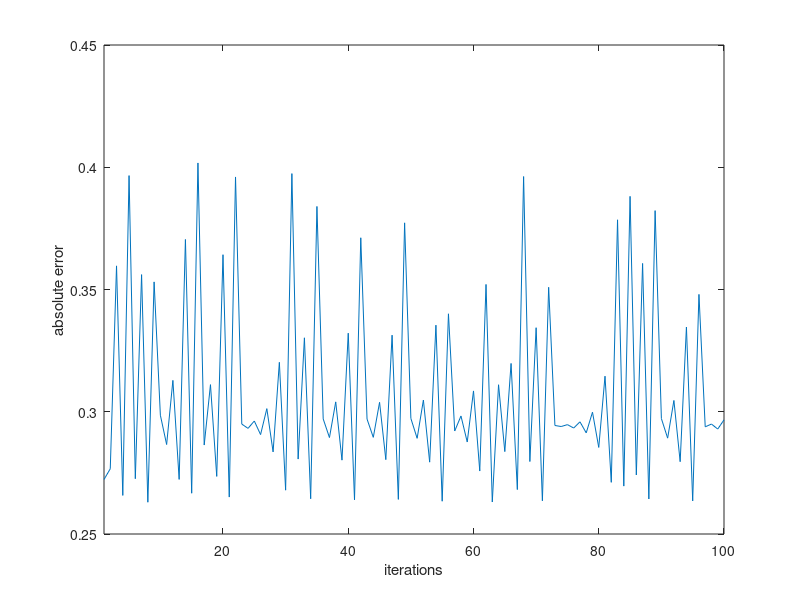

This chart was generated by the following MATLAB code: (Note: this script raises an error after producing the figure.)
% clear the environment
clear all; close all; clc
warning('off')

% PART I d)
% Generating non-symmetric matrix
m = 10;
A = rand(m,m);
[eigenvec, eigenval] = eigs(A,m);
true_eigenval = sort(diag(eigenval)); % sorted 10x1 matrix of growth truth eigenvalues

% Rayleigh Quotient Method
rq_eigenval = []; rq_eigenvec = [];
eigenvec_guess = zeros(m,1); eigenvec_guess(1) = 0.002; % inital eigenvector

for i = 1:5000 % iterating through different initial eigenvectors
    v_rq(:,1) = eigenvec_guess;
    lambda_rq(1) = v_rq(:,1)'*A*v_rq(:,1); % Rayleigh quotient
    rq_error = []; rq_error(1) = abs(true_eigenval(length(rq_eigenval)+1) - lambda_rq(1));

    for k = 2:100  % iterating Rayleigh quotients for a single initial eigenvector
        w = (A - lambda_rq(k-1)*eye(m,m))\(v_rq(:,k-1)); % solve (A-mu*I)w = v^(k-1)
        v_rq(:,k) = w/norm(w); % normalize
        lambda_rq(k) = v_rq(:,k)'*A*v_rq(:,k); % Rayleigh quotient
        rq_error(k) = abs(true_eigenval(length(rq_eigenval)+1) - lambda_rq(k));
    end
    
    if ~ismembertol(lambda_rq(k), rq_eigenval, 10^-5)
        rq_eigenval(length(rq_eigenval)+1) = lambda_rq(k); % add eigenvalue if not already added
        rq_eigenvec(:,length(rq_eigenval)) = v_rq(:,20);
        
        % plot error
        figure(length(rq_eigenval)); plot(rq_error); xlim([1 100]); ylabel('absolute error'); xlabel('iterations'); 
        title('Error of Rayleigh Quotient Iteration Method by Iteration - Eigenvalue Number: ' + string(length(rq_eigenval)));
    end
    
    if length(rq_eigenval) == m
        break
    end
    
    eigenvec_guess(1) = eigenvec_guess(1) + 0.001; % increment initial guess
end

% plot eigenvalues on complex plane
real_true = real(true_eigenval); imag_true = imag(true_eigenval); % true max eigenvalue
real_pi = real(rq_eigenval); imag_pi = imag(rq_eigenval); % Rayleigh Quotient max eigenvalue

figure(11);
plot(real_true,imag_true,'bo'); xlabel('real part'); ylabel('imaginary part');
title('Plotting growth truth eigenvalues on complex plane');

figure(12);
plot(real_pi,imag_pi,'bo'); xlabel('real part'); ylabel('imaginary part');
title('Plotting max eigenvalue from Rayleigh Quotient iteration method on complex plane');
